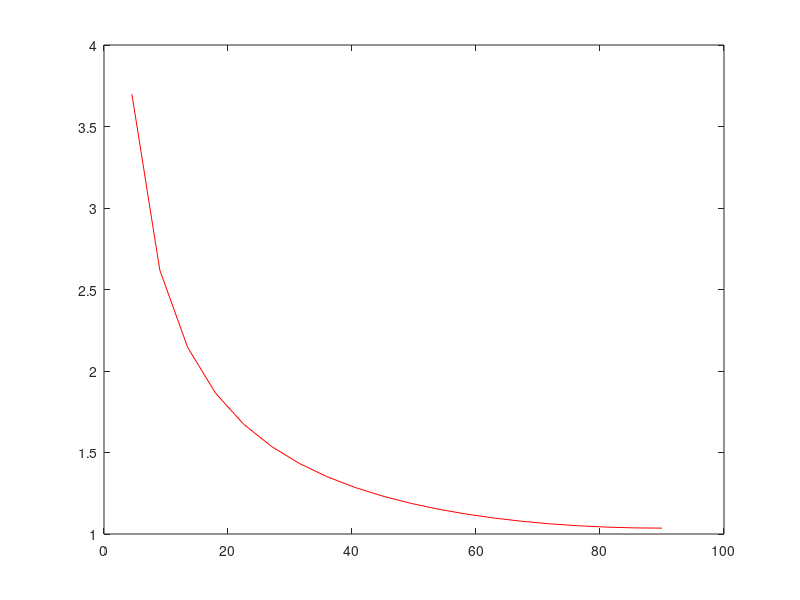

The MATLAB script that drew this image: (Note: this script raises an error after producing the figure.)
clc
clear all
close all

load('robot');
nalphastep=20;
spanvalpha_simple_eq=0:90/nalphastep:90;
for it=1:length(spanvalpha_simple_eq)
    currentalpha=spanvalpha_simple_eq(it)*pi/180;
    vect_period_simple_eq(it)=2*pi*sqrt((r-r_CM_O(1))^2/(r_CM_O(1)*g*sin(currentalpha)));
end

figure
plot(spanvalpha_simple_eq,vect_period_simple_eq,'r');
hold on
Data_experiment=dlmread('Data_experiment.txt');
Data_Simulation_ZeroI=dlmread('Data_Simulation_ZeroI.txt');
Data_Simulation_nZeroI=dlmread('Data_Simulation_nZeroI.txt');
for it=1:size(Data_experiment,1)
    plot(Data_experiment(it,1),Data_experiment(it,2),'*k');
end
plot(Data_Simulation_ZeroI(:,1),Data_Simulation_ZeroI(:,2),'g');
plot(Data_Simulation_nZeroI(:,1),Data_Simulation_nZeroI(:,2),'b');

axis([0 90 0 4]);
% legend('Experimenta data','Simplified dynamic','Elaborated dynamic zero moment of inertia','Elaborate dynamic with non-zero moment of inertia');